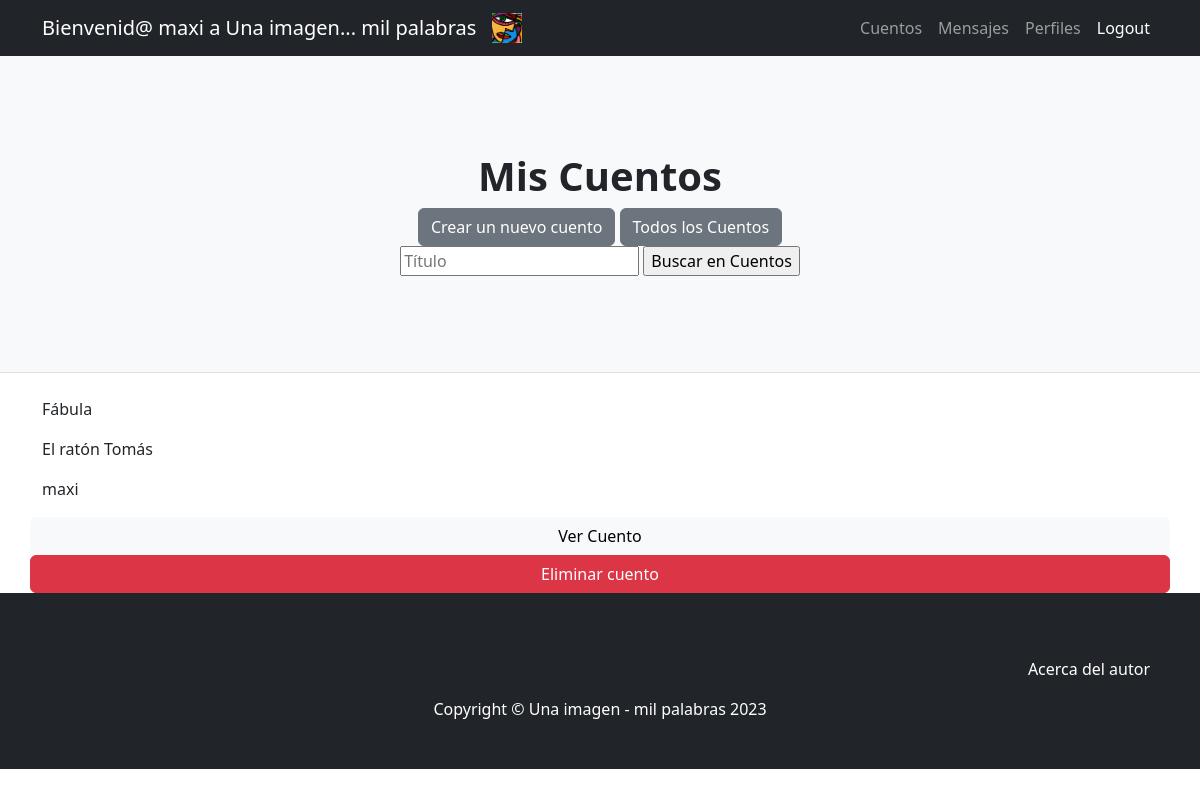
The app's page /AppCuentos/misCuentos/ (signed in), older data.
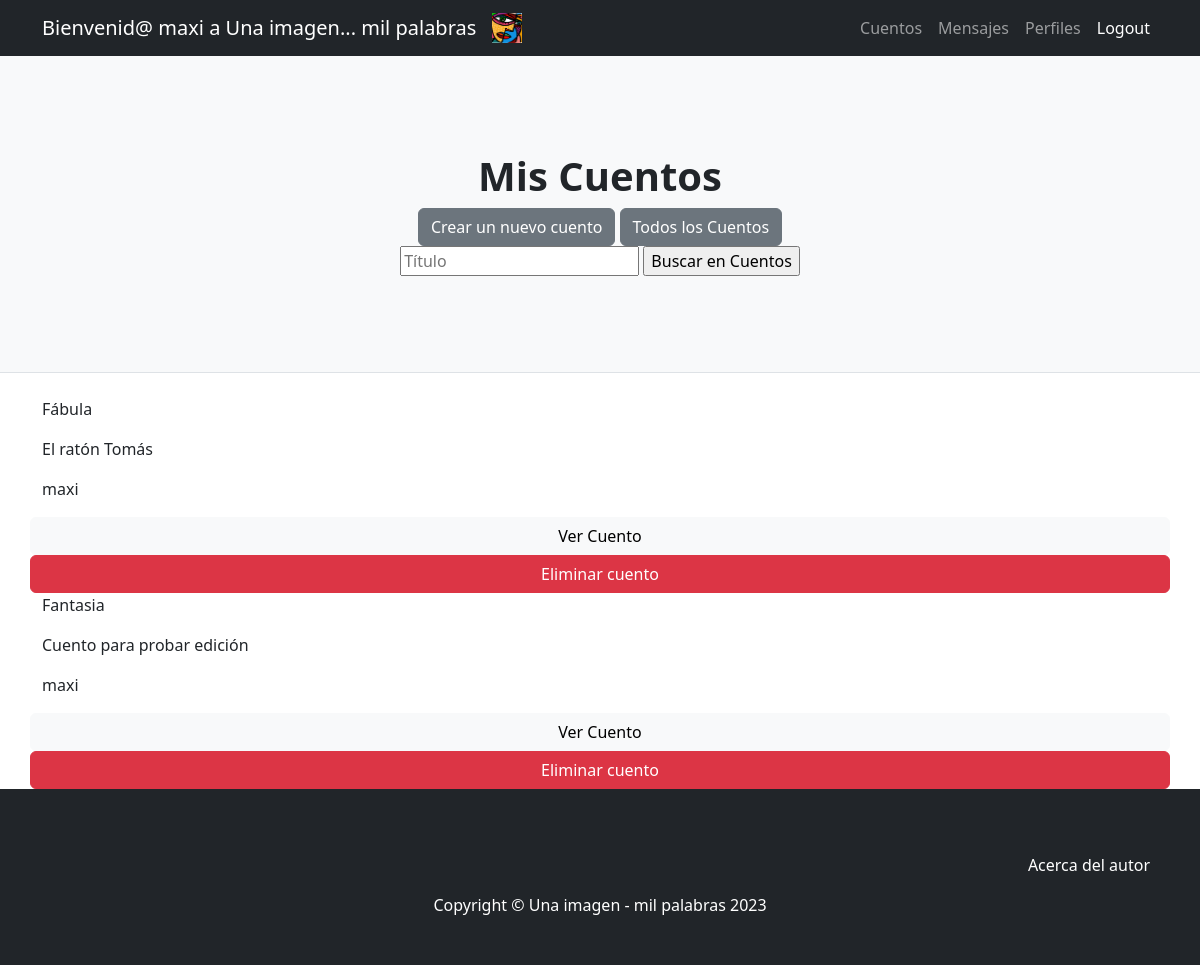
The same page, newer data.
### AppCuentos/models.py (models this page shows, shortened)
class Cuento(models.Model):
    fecha=models.DateField()
    categoria=models.CharField(max_length=20)
    titulo=models.CharField(max_length=50, unique=True)
    subtitulo=models.CharField(max_length=100)
    cuerpo=models.CharField(max_length=100000)
    autor=models.ForeignKey(User, on_delete=models.CASCADE)
    foto=models.ImageField(upload_to="fotos") #Hay que ponerlo en la carpeta media como el de avatars

### AppCuentos/views.py (the view)
# urls.py: path('misCuentos/', misCuentos, name='misCuentos'),
@login_required
def misCuentos(request):
    cuentos=Cuento.objects.all()
    if len(cuentos)==0:
        mensaje="Aún no hay cuentos cargados... Inspirate y da el primer paso"
    else:
        mensaje=''
    return render(request,"AppCuentos/misCuentos.html", {'cuentos':cuentos,'mensaje':mensaje,"avatar":obtenerAvatar(request)})

### AppUsuarios/views.py (called while the page is built)
@login_required
def obtenerAvatar(request):
    avatares=Avatar.objects.filter(user=request.user.id)
    if len(avatares)!=0:
        return avatares[0].imagen.url
    else:
        return "/media/avatars/default.png"

### AppCuentos/templates/AppCuentos/misCuentos.html (shortened to what this page needs)
{% extends "AppUsuarios/padre.html" %}
{% load static %}
{% block titulo %}
<h1 class="fw-bolder">Mis Cuentos</h1>
<a class="btn btn-secondary" href="{% url 'nuevoCuento' %}">Crear un nuevo cuento</a>
<a class="btn btn-secondary" href="{% url 'inicioCuentos' %}">Todos los Cuentos</a>
<form action="{% url 'buscarCuento' %}" method="GET">
    <input type="text" name="titulo" id="titulo" placeholder="Título">
    <input type="submit" value="Buscar en Cuentos">
</form>
{% endblock %}
{% block cuerpo %}
<body>
    {% for cuento in cuentos %}
    {% if cuento.autor == request.user %}
    <p>{{ cuento.categoria }}</p>
    <p>{{ cuento.titulo }}</p>
    <p>{{ cuento.autor }}</p>
    <a class="btn btn-light" href="{% url 'verCuento'  cuento.id  %}">Ver Cuento </a>
    <a class="btn btn-danger" href="{% url 'eliminarCuento'  cuento.id  %}">Eliminar cuento </a>
    {% endif %}
    {% endfor %}
</body>
{% endblock %}

Row changes from the older to the newer data that the page shows:
added Cuento: categoria "Fantasia", titulo "Cuento para probar edición", autor "maxi"
